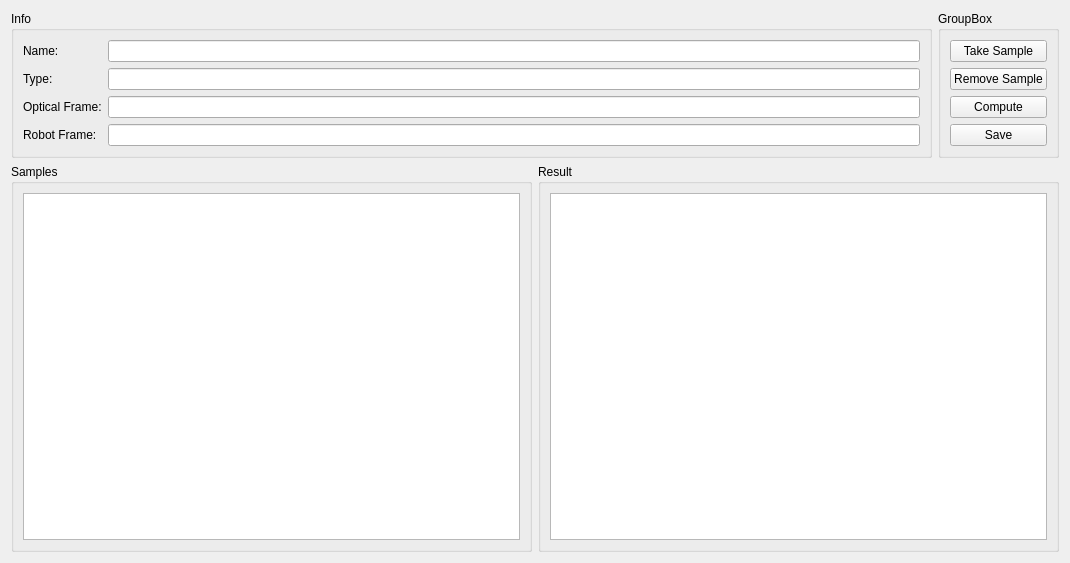
<?xml version="1.0" encoding="UTF-8"?>
<ui version="4.0">
 <class>Form</class>
 <widget class="QWidget" name="Form">
  <property name="geometry">
   <rect>
    <x>0</x>
    <y>0</y>
    <width>1070</width>
    <height>563</height>
   </rect>
  </property>
  <property name="windowTitle">
   <string>Form</string>
  </property>
  <layout class="QVBoxLayout" name="verticalLayout">
   <item>
    <layout class="QHBoxLayout" name="horizontalLayout_2">
     <item>
      <widget class="QGroupBox" name="groupBox_4">
       <property name="title">
        <string>Info</string>
       </property>
       <layout class="QFormLayout" name="formLayout">
        <item row="0" column="0">
         <widget class="QLabel" name="label">
          <property name="text">
           <string>Name:</string>
          </property>
         </widget>
        </item>
        <item row="0" column="1">
         <widget class="QLineEdit" name="calibNameLineEdit"/>
        </item>
        <item row="1" column="0">
         <widget class="QLabel" name="label_2">
          <property name="text">
           <string>Type:</string>
          </property>
         </widget>
        </item>
        <item row="1" column="1">
         <widget class="QLineEdit" name="calibTypeLineEdit"/>
        </item>
        <item row="2" column="0">
         <widget class="QLabel" name="label_3">
          <property name="text">
           <string>Optical Frame:</string>
          </property>
         </widget>
        </item>
        <item row="2" column="1">
         <widget class="QLineEdit" name="opticalFrameLineEdit"/>
        </item>
        <item row="3" column="0">
         <widget class="QLabel" name="robotFrameLabel">
          <property name="text">
           <string>Robot Frame:</string>
          </property>
         </widget>
        </item>
        <item row="3" column="1">
         <widget class="QLineEdit" name="robotFrameLineEdit"/>
        </item>
       </layout>
      </widget>
     </item>
     <item>
      <widget class="QGroupBox" name="groupBox_3">
       <property name="title">
        <string>GroupBox</string>
       </property>
       <layout class="QVBoxLayout" name="verticalLayout_2">
        <item>
         <widget class="QPushButton" name="takeButton">
          <property name="text">
           <string>Take Sample</string>
          </property>
         </widget>
        </item>
        <item>
         <widget class="QPushButton" name="removeButton">
          <property name="text">
           <string>Remove Sample</string>
          </property>
         </widget>
        </item>
        <item>
         <widget class="QPushButton" name="computeButton">
          <property name="text">
           <string>Compute</string>
          </property>
         </widget>
        </item>
        <item>
         <widget class="QPushButton" name="saveButton">
          <property name="text">
           <string>Save</string>
          </property>
         </widget>
        </item>
       </layout>
      </widget>
     </item>
    </layout>
   </item>
   <item>
    <layout class="QHBoxLayout" name="horizontalLayout">
     <item>
      <widget class="QGroupBox" name="groupBox">
       <property name="title">
        <string>Samples</string>
       </property>
       <layout class="QHBoxLayout" name="horizontalLayout_3">
        <item>
         <widget class="QListWidget" name="sampleListWidget"/>
        </item>
       </layout>
      </widget>
     </item>
     <item>
      <widget class="QGroupBox" name="groupBox_2">
       <property name="title">
        <string>Result</string>
       </property>
       <layout class="QHBoxLayout" name="horizontalLayout_4">
        <item>
         <widget class="QPlainTextEdit" name="outputBox"/>
        </item>
       </layout>
      </widget>
     </item>
    </layout>
   </item>
  </layout>
 </widget>
 <resources/>
 <connections/>
</ui>
